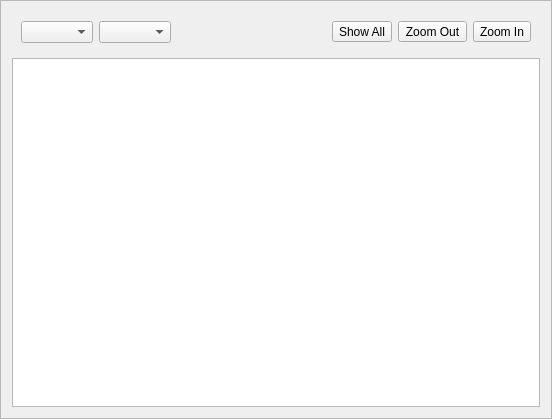
<ui version="4.0" >
 <class>Frame_Visual</class>
 <widget class="QFrame" name="Frame_Visual" >
  <property name="geometry" >
   <rect>
    <x>0</x>
    <y>0</y>
    <width>552</width>
    <height>419</height>
   </rect>
  </property>
  <property name="windowTitle" >
   <string>Frame</string>
  </property>
  <property name="frameShape" >
   <enum>QFrame::StyledPanel</enum>
  </property>
  <property name="frameShadow" >
   <enum>QFrame::Raised</enum>
  </property>
  <layout class="QVBoxLayout" name="verticalLayout" >
   <item>
    <widget class="QFrame" name="frame" >
     <property name="frameShape" >
      <enum>QFrame::NoFrame</enum>
     </property>
     <property name="frameShadow" >
      <enum>QFrame::Raised</enum>
     </property>
     <layout class="QHBoxLayout" name="horizontalLayout_2" >
      <item>
       <widget class="QComboBox" name="comboBox" />
      </item>
      <item>
       <widget class="QComboBox" name="comboBox_2" />
      </item>
      <item>
       <spacer name="horizontalSpacer" >
        <property name="orientation" >
         <enum>Qt::Horizontal</enum>
        </property>
        <property name="sizeHint" stdset="0" >
         <size>
          <width>40</width>
          <height>20</height>
         </size>
        </property>
       </spacer>
      </item>
      <item>
       <widget class="QToolButton" name="toolButtonShowAll" >
        <property name="text" >
         <string>Show All</string>
        </property>
       </widget>
      </item>
      <item>
       <widget class="QToolButton" name="toolButtonZoomOut" >
        <property name="text" >
         <string>Zoom Out</string>
        </property>
       </widget>
      </item>
      <item>
       <widget class="QToolButton" name="toolButtonZoomIn" >
        <property name="text" >
         <string>Zoom In</string>
        </property>
       </widget>
      </item>
     </layout>
    </widget>
   </item>
   <item>
    <widget class="QGraphicsView" name="graphicsView" >
     <property name="backgroundBrush" >
      <brush brushstyle="NoBrush" >
       <color alpha="255" >
        <red>255</red>
        <green>255</green>
        <blue>255</blue>
       </color>
      </brush>
     </property>
     <property name="resizeAnchor" >
      <enum>QGraphicsView::AnchorViewCenter</enum>
     </property>
     <property name="viewportUpdateMode" >
      <enum>QGraphicsView::SmartViewportUpdate</enum>
     </property>
    </widget>
   </item>
  </layout>
 </widget>
 <resources/>
 <connections/>
</ui>
